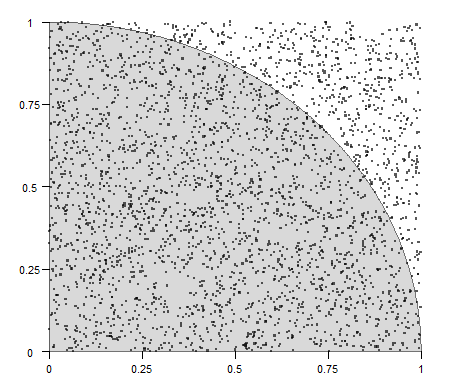

The script that drew this image:





set.seed(123)
X <- matrix(runif(2*3000), ncol = 2)
plot(0, type = "n", axes = F, xlim = c(-0.15, 1.05), ylim = c(-0.15, 1.05),
     xlab = '', ylab = '', xaxs = "i")
theta <- seq(0, pi/2, length = 500)
x1 <- c(cos(theta), 0)
y1 <- c(sin(theta), 0)
polygon(x1, y1, col = rgb(0, 0, 0, 0.15), border = rgb(0, 0, 0, 0.55) )

inde <- which(X[, 1]^2 + X[, 2]^2 <= 1)
length(inde)/3000 * 4
points(X, cex = 0.3, pch = 15, col = rgb(0, 0, 0, 0.65))
segments(seq(0, 1, length = 5), rep(0, 5), seq(0, 1, length = 5), 
         rep(-0.02, 5))
text(seq(0, 1, length = 5), rep(-0.05, 5), seq(0, 1, length = 5), cex = 0.7)
segments(rep(-0.02, 5), seq(0, 1, length = 5),rep(0, 5) , seq(0, 1, length = 5))
text(rep(-0.05, 5),seq(0, 1, length = 5), seq(0, 1, length = 5), cex = 0.7)
